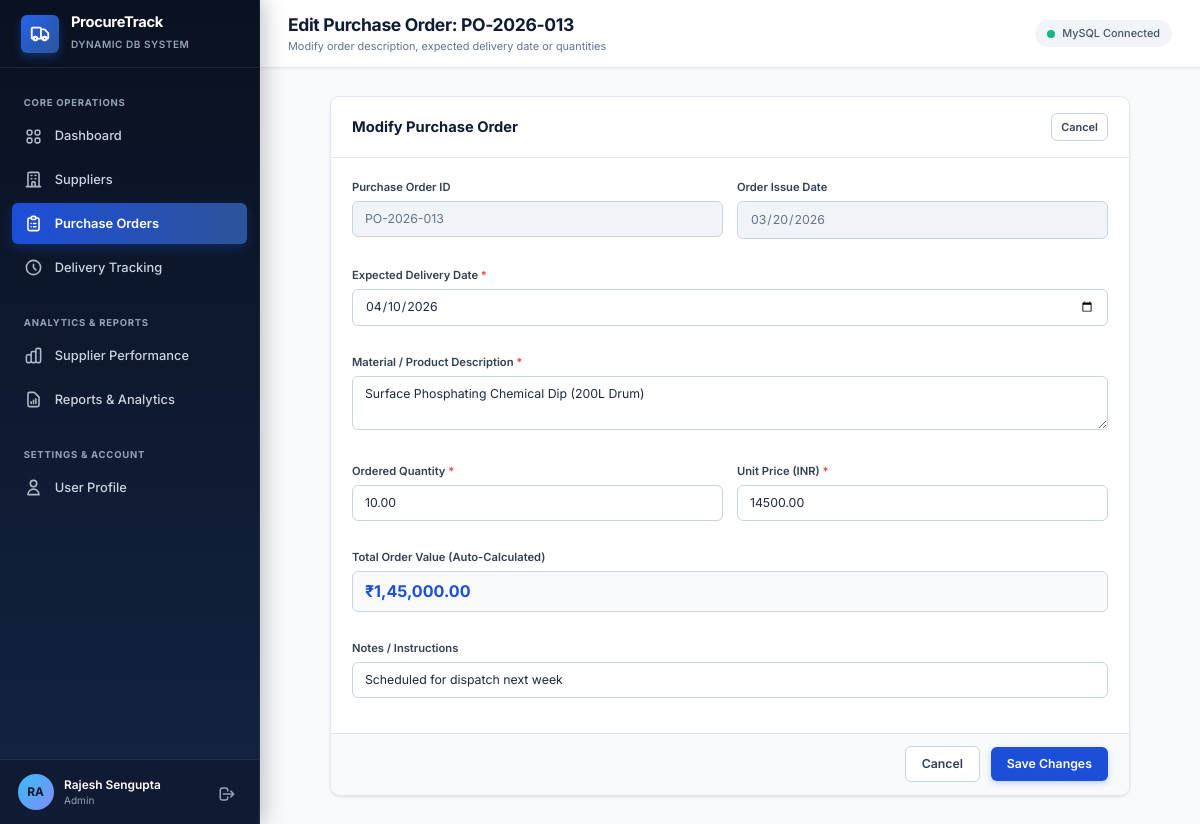
Screenshot of /purchase-orders/edit.php?id=PO-2026-013 (signed in) with the database file from the repository.
### tables this page shows
CREATE TABLE `purchase_orders` (
  `id` VARCHAR(25) PRIMARY KEY,
  `supplier_id` VARCHAR(20) NOT NULL,
  `order_date` DATE NOT NULL,
  `expected_date` DATE NOT NULL,
  `description` TEXT NOT NULL,
  `quantity` DECIMAL(12, 2) NOT NULL,
  `unit_price` DECIMAL(12, 2) NOT NULL,
  `total_amount` DECIMAL(14, 2) NOT NULL,
  `status` ENUM('Pending', 'Partially Delivered', 'Completed', 'Delayed', 'Cancelled') NOT NULL DEFAULT 'Pending',
  `notes` TEXT NULL,
  `created_by` INT NULL,
  `created_at` TIMESTAMP DEFAULT CURRENT_TIMESTAMP,
  `updated_at` TIMESTAMP DEFAULT CURRENT_TIMESTAMP ON UPDATE CURRENT_TIMESTAMP,
  CONSTRAINT `fk_po_supplier` FOREIGN KEY (`supplier_id`) 
    REFERENCES `suppliers` (`id`) ON UPDATE CASCADE ON DELETE RESTRICT,
  CONSTRAINT `fk_po_user` FOREIGN KEY (`created_by`) 
    REFERENCES `users` (`id`) ON UPDATE CASCADE ON DELETE SET NULL,
  INDEX `idx_po_supplier` (`supplier_id`),
  INDEX `idx_po_status` (`status`),
  INDEX `idx_po_dates` (`order_date`, `expected_date`)
);

### includes/functions.php (called while the page is built, shortened)
<?php
function sanitize_output(?string $str): string {
    return htmlspecialchars($str ?? '', ENT_QUOTES, 'UTF-8');
}

### purchase-orders/edit.php (the view, shortened to what this page needs)
<?php
require_once __DIR__ . '/../includes/functions.php';
$db = Database::getConnection();
$id = trim($_GET['id'] ?? '');
$stmt = $db->prepare("SELECT * FROM `purchase_orders` WHERE id = :id LIMIT 1");
$stmt->execute([':id' => $id]);
$order = $stmt->fetch();
$pageTitle = 'Edit Purchase Order: ' . $order['id'];
$pageSubtitle = 'Modify order description, expected delivery date or quantities';
require_once __DIR__ . '/../includes/header.php';
?>
<div style="max-width: 800px; margin: 0 auto;">
  <div class="card">
    <div class="card-header">
      <h3 class="card-title">Modify Purchase Order</h3>
      <a href="<?= BASE_URL ?>/purchase-orders/view.php?id=<?= urlencode($id) ?>" class="btn btn-outline btn-sm">Cancel</a>
    </div>
    <form method="POST">
      <div class="card-body">
        <div class="form-grid">
          <div class="form-group">
            <label class="form-label">Purchase Order ID</label>
            <input type="text" class="form-control" value="<?= sanitize_output($order['id']) ?>" readonly>
          </div>
          <div class="form-group">
            <label class="form-label">Order Issue Date</label>
            <input type="date" class="form-control" value="<?= sanitize_output($order['order_date']) ?>" readonly>
          </div>
          <div class="form-group span-full">
            <label class="form-label" for="expected_date">Expected Delivery Date <span class="required">*</span></label>
            <input type="date" id="expected_date" name="expected_date" class="form-control" value="<?= sanitize_output($_POST['expected_date'] ?? $order['expected_date']) ?>" required>
          </div>
          <div class="form-group span-full">
            <label class="form-label" for="description">Material / Product Description <span class="required">*</span></label>
            <textarea id="description" name="description" class="form-control" rows="2" required><?= sanitize_output($_POST['description'] ?? $order['description']) ?></textarea>
          </div>
          <div class="form-group">
            <label class="form-label" for="calc-qty">Ordered Quantity <span class="required">*</span></label>
            <input type="number" id="calc-qty" name="quantity" class="form-control" step="any" min="0.01" value="<?= sanitize_output($_POST['quantity'] ?? $order['quantity']) ?>" required>
          </div>
          <div class="form-group">
            <label class="form-label" for="calc-price">Unit Price (INR) <span class="required">*</span></label>
            <input type="number" id="calc-price" name="unit_price" class="form-control" step="0.01" min="0" value="<?= sanitize_output($_POST['unit_price'] ?? $order['unit_price']) ?>" required>
          </div>
          <div class="form-group span-full">
            <label class="form-label" for="calc-total">Total Order Value (Auto-Calculated)</label>
            <input type="text" id="calc-total" class="form-control" readonly style="font-weight:700; color:var(--primary-600); font-size:1.15rem; background:var(--slate-50);">
          </div>
          <div class="form-group span-full">
            <label class="form-label" for="notes">Notes / Instructions</label>
            <input type="text" id="notes" name="notes" class="form-control" value="<?= sanitize_output($_POST['notes'] ?? $order['notes']) ?>">
          </div>
        </div>
      </div>
      <div class="card-footer" style="justify-content: flex-end; gap: 0.75rem;">
        <a href="<?= BASE_URL ?>/purchase-orders/view.php?id=<?= urlencode($id) ?>" class="btn btn-outline">Cancel</a>
        <button type="submit" class="btn btn-primary">Save Changes</button>
      </div>
    </form>
  </div>
</div>
<?php require_once __DIR__ . '/../includes/footer.php'; ?>

### includes/header.php (shortened to what this page needs)
<?php
require_once __DIR__ . '/functions.php';
?>
<!DOCTYPE html>
<html lang="en">
<head>
  <link rel="stylesheet" href="<?= BASE_URL ?>/assets/css/style.css">
</head>
<body>
  <div class="app-container">
    <?php require_once __DIR__ . '/sidebar.php'; ?>
    <main class="main-wrapper">
      <header class="top-header">
        <div class="header-left">
          <div class="page-title-box">
            <h2><?= sanitize_output($pageTitle ?? 'Dashboard') ?></h2>
            <p><?= sanitize_output($pageSubtitle ?? 'Enterprise Procurement & Vendor Reliability Management') ?></p>
          </div>
        </div>
        <div class="header-right">
          <div class="system-status-indicator">
            <span class="status-dot-pulse"></span>
            <span>MySQL Connected</span>
          </div>
        </div>
      </header>
      <div class="page-body">

### rows the page displays
purchase_orders: id "Edit Purchase Order: PO-2026-013", id "PO-2026-013", order_date "03/20/2026", expected_date "04/10/2026", description "Surface Phosphating Chemical Dip (200L Drum)", quantity "10.00", unit_price "14500.00", notes "Scheduled for dispatch next week"

### other values shown
sanitize_output(APP_NAME) "ProcureTrack"
substr($user['full_name'] ?? 'US', 0, 2) "RA"
sanitize_output($user['full_name'] ?? 'User') "Rajesh Sengupta"
sanitize_output($user['role'] ?? 'Staff') "Admin"
